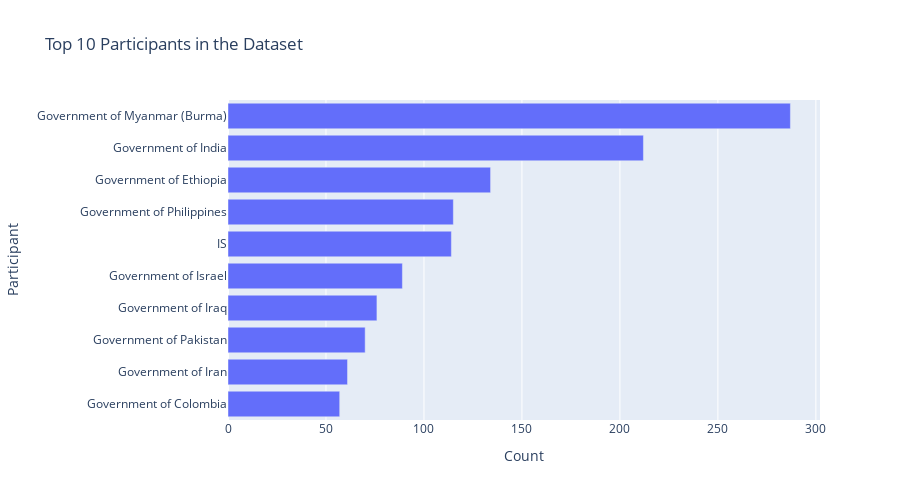

The notebook cell this image was saved under:
### Code cell
import plotly.graph_objs as go

# create the bar chart
fig = go.Figure()
fig.add_trace(go.Bar(
    x=top_10_participants['count'],
    y=top_10_participants['name'],
    orientation='h'
))

# customize the chart layout
fig.update_layout(
    title="Top 10 Participants in the Dataset",
    xaxis_title="Count",
    yaxis_title="Participant",
    yaxis_categoryorder="total ascending",
    margin=dict(l=150),
    height=500
)

# display the chart
fig.show()

### Figure 1 — Plotly figure (JSON) as saved in the notebook; plotly's stock layout.template omitted (floating-point values rounded to 4 significant figures)
{"data": [{"orientation": "h", "type": "bar", "x": [287, 212, 134, 115, 114, 89, 76, 70, 61, 57], "y": ["Government of Myanmar (Burma)", "Government of India", "Government of Ethiopia", "Government of Philippines", "IS", "Government of Israel", "Government of Iraq", "Government of Pakistan", "Government of Iran", "Government of Colombia"]}], "layout": {"height": 500, "margin": {"l": 150}, "title": {"text": "Top 10 Participants in the Dataset"}, "xaxis": {"title": {"text": "Count"}}, "yaxis": {"categoryorder": "total ascending", "title": {"text": "Participant"}}}}
